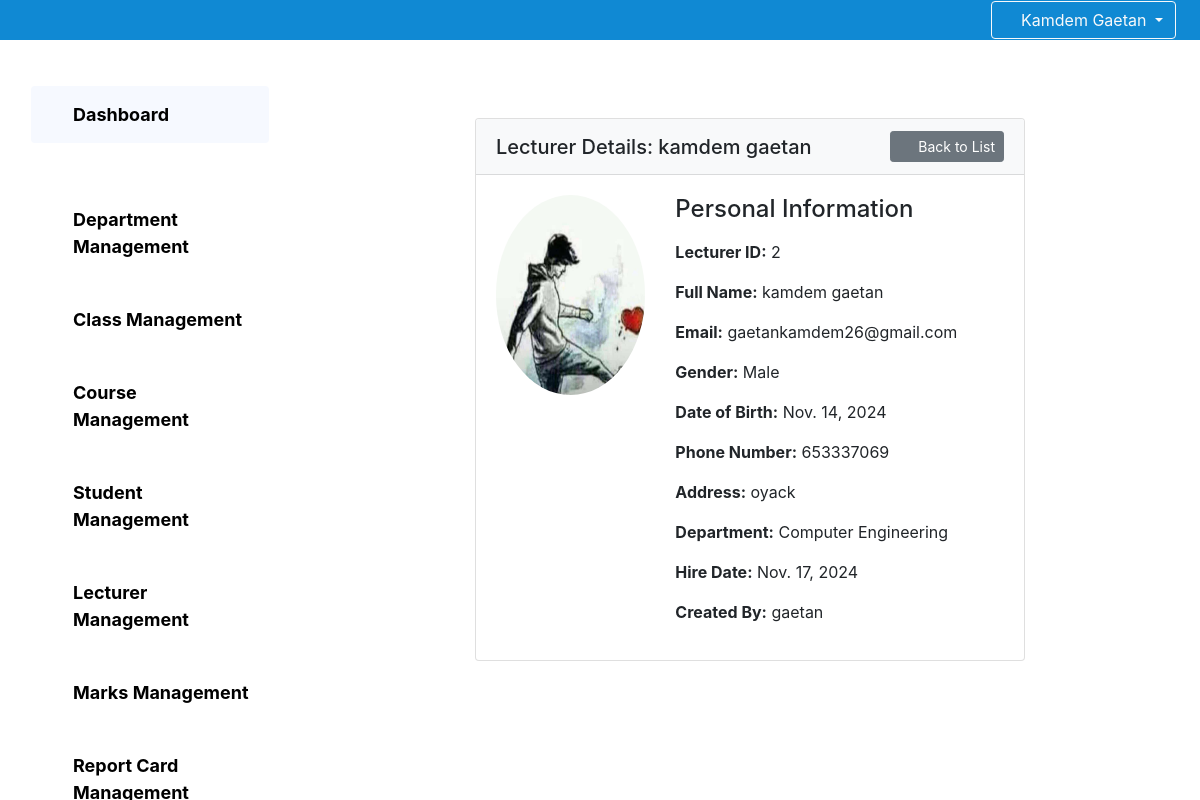
The app's page /administration/lecturer/2/ (signed in) with its own data.
### core/models.py (models this page shows, shortened)
class Lecturer(models.Model):
    creator=models.ForeignKey(Administrator,on_delete=models.DO_NOTHING)
    user=models.OneToOneField(User,on_delete=models.CASCADE)
    usersname=models.CharField(max_length=255,null=True)
    department=models.ForeignKey(Department,on_delete=models.CASCADE)
    firstname=models.CharField(max_length=255)
    lastname=models.CharField(max_length=255)
    gender=models.CharField(max_length=1)
    dateofbirth=models.DateField()
    email=models.EmailField()
    creationdate=models.DateTimeField(auto_now=True)
    address=models.CharField(max_length=200,default='Logbaba')
    phonenumber=models.IntegerField(default=677285764)
    picture=models.ImageField(null=False,upload_to='lecturer_pictures',default='teacher.png')
    creationdate=models.DateField(default=timezone.now)

class Department(models.Model):
    creator=models.ForeignKey(Administrator,on_delete=models.DO_NOTHING)
    departmentcode=models.CharField(max_length=20)
    departmentname=models.CharField(max_length=255)
    creationdate=models.DateField(default=timezone.now)
    def __str__(self):
        return self.departmentname

class Administrator(models.Model):
    user=models.OneToOneField(User,on_delete=models.CASCADE)
    firstname=models.CharField(max_length=255)
    lastname=models.CharField(max_length=255)
    email = models.EmailField(null=True)
    gender=models.CharField(max_length=1)
    creationdate=models.DateField(default=timezone.now)
    def __str__(self):
        return self.lastname

### core/Administration/views.py (the view)
# urls.py: path('lecturer/<id>/',views_administration.lecturer_detail, name='lecturerdetail'),
@login_required
def lecturer_detail(request, id):
    lecturer = get_object_or_404(Lecturer, id=id)
    return render(request, 'administration/viewlecturer.html', {'lecturer': lecturer})

### template/Administration/viewlecturer.html
{% extends "Administration/base.html" %}
{% block dash %}
<div class="container mt-5 mb-5">
    <div class="row">
        <div class="col-md-8 mx-auto">
            <div class="card">
                <div class="card-header bg-light d-flex justify-content-between align-items-center">
                    <h5 class="mb-0">Lecturer Details: {{ lecturer.firstname }} {{ lecturer.lastname }}</h5>
                    <a href="{% url 'administration:managelecturer' %}" class="btn btn-secondary btn-sm">
                        <i class="fa fa-arrow-left mr-1"></i> Back to List
                    </a>
                </div>
                <div class="card-body">
                    <div class="row">
                        <div class="col-md-4">
                            <img src="{{ lecturer.picture.url }}" alt="Lecturer Picture" class="img-fluid rounded-circle" style="width: 200px; height: 200px;">
                        </div>
                        <div class="col-md-8">
                            <h4 class="mb-3">Personal Information</h4>
                            <p><strong>Lecturer ID:</strong> {{ lecturer.id }}</p>
                            <p><strong>Full Name:</strong> {{ lecturer.firstname }} {{ lecturer.lastname }}</p>
                            <p><strong>Email:</strong> {{ lecturer.email }}</p>
                            <p><strong>Gender:</strong> {{ lecturer.gender }}</p>
                            <p><strong>Date of Birth:</strong> {{ lecturer.dateofbirth }}</p>
                            <p><strong>Phone Number:</strong> {{ lecturer.phonenumber }}</p>
                            <p><strong>Address:</strong> {{ lecturer.address }}</p>
                            <p><strong>Department:</strong> {{ lecturer.department }}</p>
                            <p><strong>Hire Date:</strong> {{ lecturer.creationdate }}</p>
                            <p><strong>Created By:</strong> {{ lecturer.creator }}</p>
                        </div>
                    </div>
                </div>
            </div>
        </div>
    </div>
</div>
{% endblock dash %}

### template/base.html (shortened to what this page needs)
{% load static %}
<!DOCTYPE html>
<html lang="en">
<head>
    <link rel="stylesheet" href='{% static "fontawesome/css/all.min.css" %}'>
    {% load bootstrap4 %}
    {% bootstrap_css %}
</head>
<body>
    <nav class="navbar navbar-expand-lg navbar-light bg-primary navbar-fixed">
        <form class="form-inline ml-auto">
            {% if request.user.is_authenticated %}
                <div class="dropdown">
                    <button class="btn btn-outline-light dropdown-toggle" type="button" id="userDropdown" data-toggle="dropdown" aria-haspopup="true" aria-expanded="false">
                        <i class="fas fa-user"></i> {{ request.user.get_full_name|title }}
                    </button>
                </div>
            {% endif %}
        </form>
    </nav>
    <div class="content-wrapper">
        {% block content %}{% endblock content %}
    </div>
    <link rel="stylesheet" href="{%static 'javascripts/bootoast.min.css'%}">
</body>
</html>

### template/base.html (style rules this page uses)
.navbar-fixed { position: fixed; top: 0; width: 100%; z-index: 1000; background-color: rgb(16, 137, 211) !important; padding:0px 2vw 0vw 5vw!important;I }
.content-wrapper { padding-top: 70px; }

### records on screen
Lecturer: firstname "kamdem", lastname "gaetan", picture (picture), id "2", email "gaetankamdem26@gmail.com", gender "Male", dateofbirth "Nov. 14, 2024", phonenumber "653337069", address "oyack", department "Computer Engineering", creationdate "Nov. 17, 2024", creator "gaetan"

### other values on screen
{{ request.user.get_full_name|title }} "Kamdem Gaetan"
